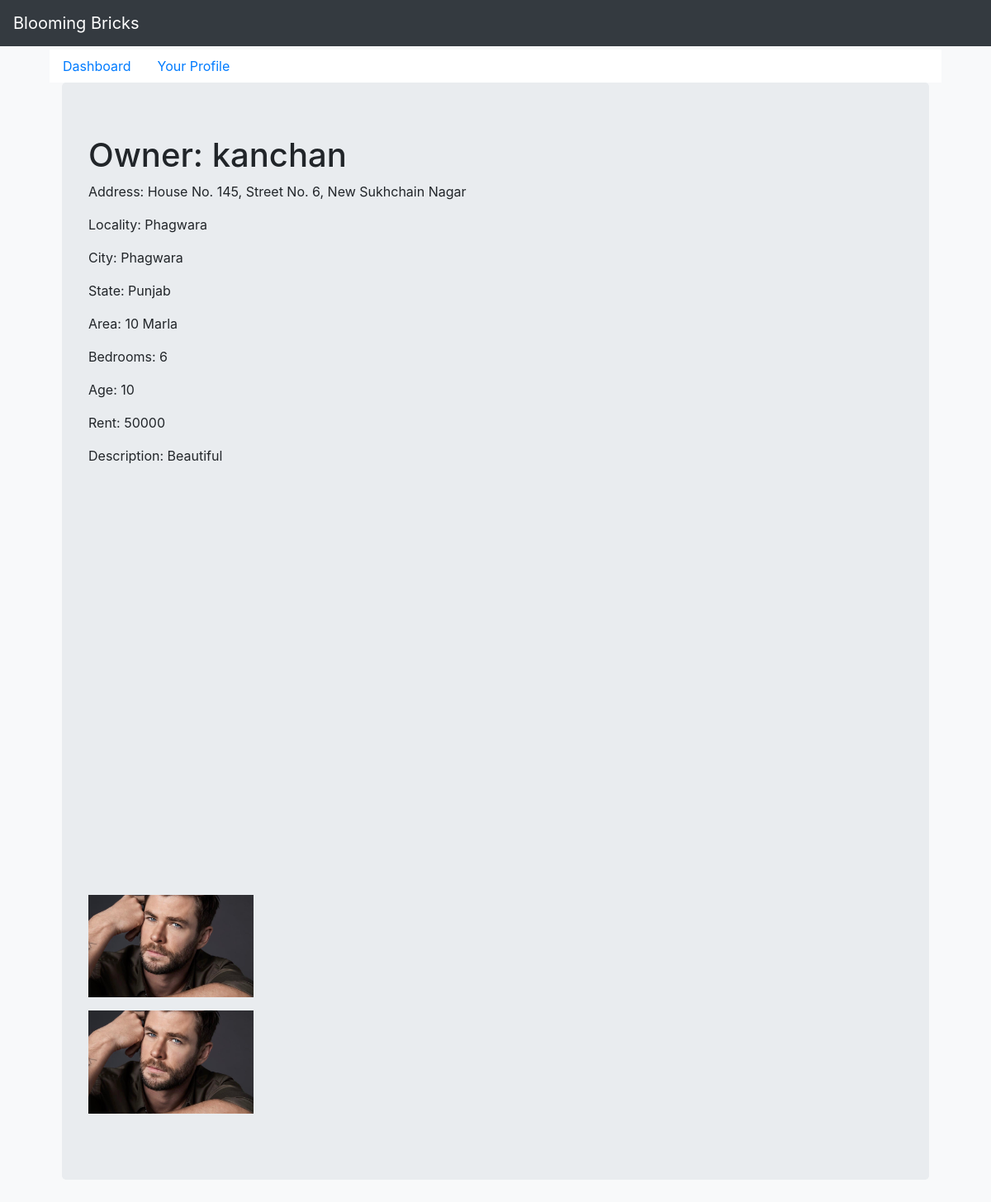
Page /bbricks/get_house/7/ on the earlier database version.
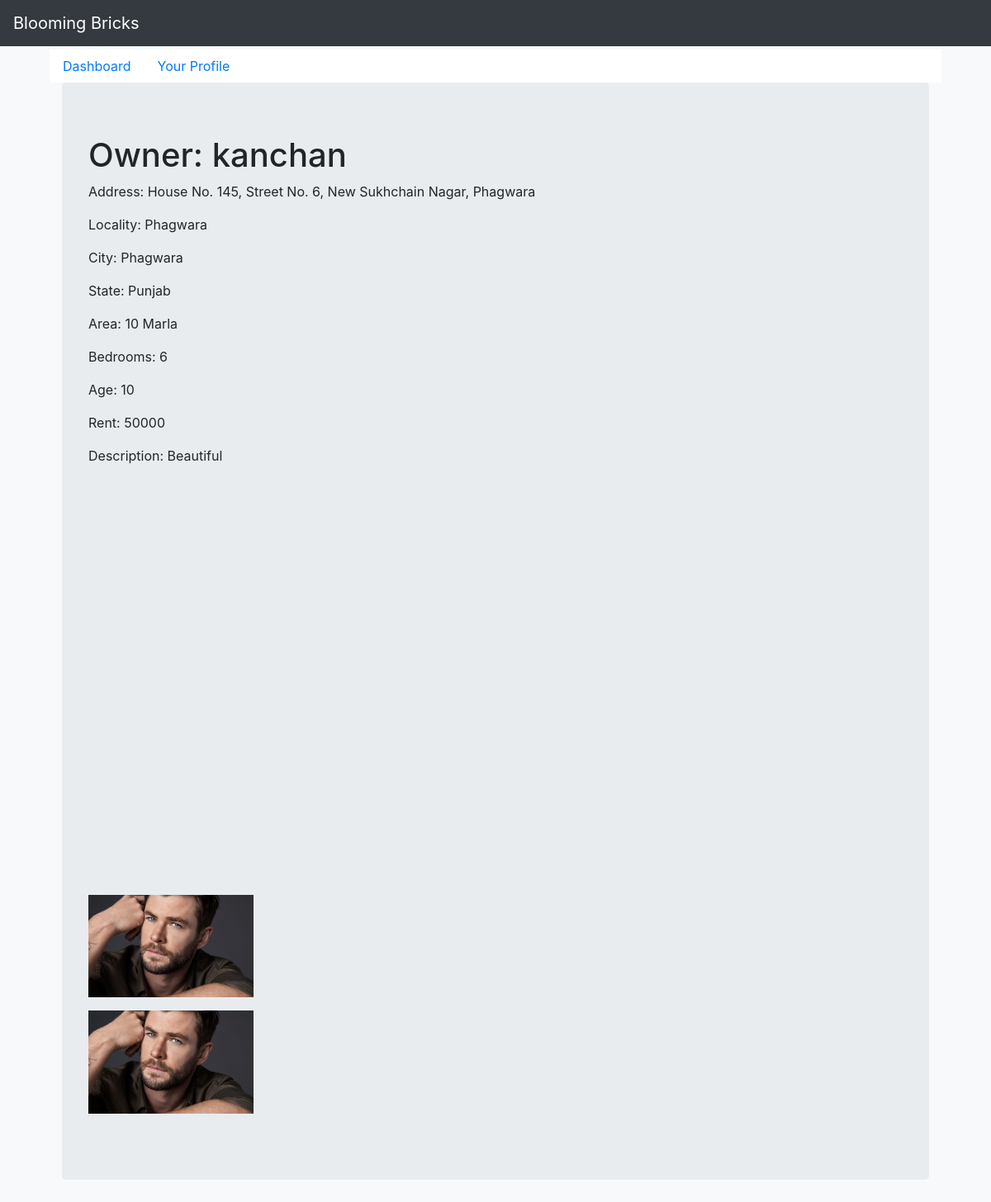
Same page on the later database version.
### bbricks/models.py (models this page shows, shortened)
class Property(models.Model):
    seller = models.ForeignKey(UserProfile, on_delete=models.CASCADE)
    type = models.CharField(max_length=50, choices=[('Apartment', 'Apartment'), ('Land', 'Land'),
                                                    ('Independent House', 'Independent House')])
    posted_for = models.CharField(max_length=50, choices=[('Sale', 'Sale'), ('Rent', 'Rent'),
                                                          ('Paying Guest', 'Paying Guest')])
    posted_by = models.CharField(max_length=10, choices=[('Owner', 'Owner'), ('Dealer', 'Dealer'),
                                                         ('Builder', 'Builder')])
    project_name = models.CharField(max_length=50)
    locality = models.CharField(max_length=50)
    city = models.ForeignKey(City, on_delete=models.CASCADE)
    state = models.ForeignKey(State, on_delete=models.CASCADE)
    address = models.CharField(max_length=200)
    area = models.IntegerField()
    units = models.CharField(max_length=50, choices=[('Marla', 'Marla'), ('Acres', 'Acres'), ('Sq.Ft.', 'Sq.Ft.')])
    description = models.CharField(max_length=500)

class UserProfile(models.Model):
    user = models.OneToOneField(User, on_delete=models.CASCADE)
    photo = models.FileField(upload_to=get_upload_file_name)
    mobile_no = models.CharField(max_length=10)

class City(models.Model):
    city_name = models.CharField(max_length=200)
    state = models.ForeignKey(State, on_delete=models.CASCADE)
    def __str__(self):
        return self.city_name

class State(models.Model):
    state_name = models.CharField(max_length=200)
    def __str__(self):
        return self.state_name

class Residential(Property):
    bedrooms = models.IntegerField()
    balconies = models.IntegerField()
    total_floors = models.IntegerField()
    age = models.IntegerField()
    parking = models.BooleanField()
    lift = models.BooleanField()
    park = models.BooleanField()
    power_backup = models.CharField(max_length=50, choices=[('None', 'None'), ('Full', 'Full'), ('Partial', 'Partial')])
    class Meta:
        abstract = True

class Villa(Residential):
    water_source = models.CharField(max_length=50, choices=[('Borewell/Tank', 'Borewell/Tank'),
                                                            ('Municipal Corporation', 'Municipal Corporation')])
    overlooking = models.CharField(max_length=50, choices=[('Main Road', 'Main Road'), ('Park', 'Park'),
                                                           ('Club', 'Club')], blank=True, null=True)

class Rent(models.Model):
    property = models.ForeignKey(Property, on_delete=models.CASCADE)
    rent_to = models.CharField(max_length=50, choices=[('Family', 'Family'), ('Single Men', 'Single Men'),
                                                       ('Single Women', 'Single Women')])
    available_from = models.DateField()
    furnishing = models.CharField(max_length=50, choices=[('Fully furnished', 'Fully furnished'),
                                                          ('Semi furnished', 'Semi furnished'),
                                                          ('Unfurnished', 'Unfurnished')])
    rent = models.IntegerField()
    security_deposit = models.IntegerField()

class Images(models.Model):
    property = models.ForeignKey(Property, default=None, on_delete=models.CASCADE)
    image = models.ImageField(upload_to=get_image_filename,
                              verbose_name='Image')

### bbricks/views.py (the view)
# urls.py: url(r'^get_house/(?P<house_id>\d+)/$', views.house),
def house(request, house_id=1):
    h = Villa.objects.get(id=house_id)
    p = None
    if h.posted_for.__eq__('Sale'):
        p = Sell.objects.get(property=Property.objects.get(id=h.id))
    if h.posted_for.__eq__('Rent'):
        p = Rent.objects.get(property=Property.objects.get(id=h.id))
    if h.posted_for.__eq__('Paying Guest'):
        p = PayingGuest.objects.get(property=Property.objects.get(id=h.id))
    return render(request, 'bbricks/house.html',
                  {'house': h,
                   'p': p})

### bbricks/templates/bbricks/house.html (shortened to what this page needs)
{% extends 'bbricks/base.html' %}
{% block sidebar %}
        <a class="nav-link" href="/bbricks/loggedin/">Your Profile</a>
{% endblock %}
{% block content %}
<div id="view-property" class="col-lg-12 property-nodule jumbotron" >
    <h1>{{ house.posted_by }}: {{ house.seller.user.username }}</h1>
    <p>Address: <span class="location">{{ house.address }}</span></p>
    <p>Locality: {{ house.locality }}</p>
    <p>City: {{ house.city }}</p>
    <p>State: {{ house.state }}</p>
    <p>Area: {{ house.area }} {{ house.units }}</p>
    <p>Bedrooms: {{ house.bedrooms }}</p>
    <p>Age: {{ house.age }}</p>
    {% if house.posted_for == 'Rent' %}
        <p>Rent: {{ p.rent }}</p>
    {% endif %}
    <p>Description: {{ house.description }}</p>
    <div class="map" id="map-canvas" style="width: 480px; height: 480px"></div><br>
    {% if house.images_set %}
        {% for image in house.images_set.all %}
            <p><img src="/static/assets/{{ image.image }}" width="200" /></p>
        {% endfor %}
    {% endif %}
</div>
{% endblock %}

### bbricks/templates/bbricks/base.html (shortened to what this page needs)
{% load static %}
<!DOCTYPE html>
<html lang="en">
<head>
    <link rel="stylesheet" href="https://stackpath.bootstrapcdn.com/bootstrap/4.1.1/css/bootstrap.min.css">
</head>
<body class="bg-light">
    <nav class="navbar navbar-expand-lg fixed-top navbar-dark bg-dark">
      <a class="navbar-brand mr-auto mr-lg-0" href="/bbricks/loggedin/">Blooming Bricks</a>
    </nav>
    <div class="nav-scroller bg-white box-shadow">
      <nav class="nav nav-underline">
        <a class="nav-link active" href="/bbricks/loggedin">Dashboard</a>
        {% block sidebar %}
          {% endblock %}
      </nav>
    </div>
    <div class="container">
        {% block content %}
        {% endblock %}
    </div>
</body>
</html>

### bbricks/templates/bbricks/base.html (style rules this page uses)
body { padding: 60px; }

Differences in the rows shown:
changed Property "Owner": address "House No. 145, Street No. 6, New Sukhchain Nagar" → "House No. 145, Street No. 6, New Sukhchain Nagar, Phagwara"
